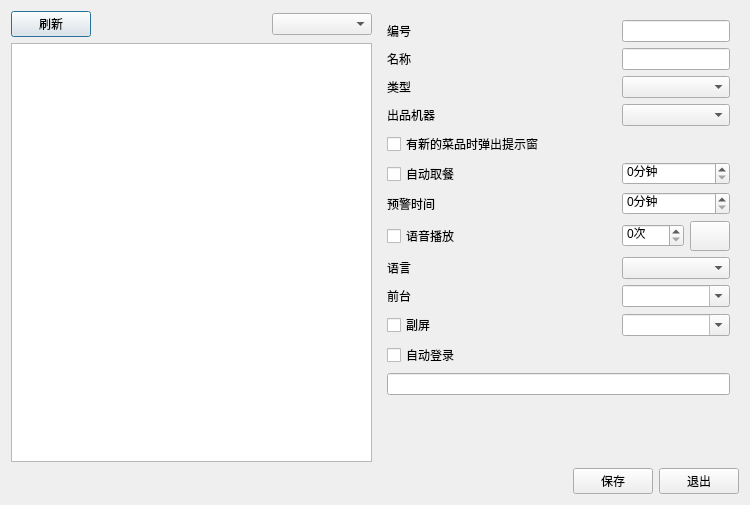
<?xml version="1.0" encoding="UTF-8"?>
<ui version="4.0">
 <class>w_bt_dish_kitchen_view_plan</class>
 <widget class="QDialog" name="w_bt_dish_kitchen_view_plan">
  <property name="geometry">
   <rect>
    <x>0</x>
    <y>0</y>
    <width>750</width>
    <height>505</height>
   </rect>
  </property>
  <property name="windowTitle">
   <string>Dialog</string>
  </property>
  <layout class="QVBoxLayout" name="verticalLayout_2">
   <item>
    <layout class="QHBoxLayout" name="horizontalLayout_2">
     <item>
      <layout class="QVBoxLayout" name="verticalLayout">
       <item>
        <layout class="QHBoxLayout" name="horizontalLayout">
         <item>
          <widget class="lds_toolbar_button" name="pushButton_refresh_machine">
           <property name="text">
            <string>刷新</string>
           </property>
           <property name="outer_stylesheet" stdset="0">
            <string>pushbutton</string>
           </property>
          </widget>
         </item>
         <item>
          <spacer name="horizontalSpacer">
           <property name="orientation">
            <enum>Qt::Horizontal</enum>
           </property>
           <property name="sizeHint" stdset="0">
            <size>
             <width>40</width>
             <height>20</height>
            </size>
           </property>
          </spacer>
         </item>
         <item>
          <widget class="lds_ComboBox" name="comboBox_kt_kitchen_shop">
           <property name="minimumSize">
            <size>
             <width>100</width>
             <height>0</height>
            </size>
           </property>
          </widget>
         </item>
        </layout>
       </item>
       <item>
        <widget class="lds_tableView" name="tableView"/>
       </item>
      </layout>
     </item>
     <item>
      <widget class="QFrame" name="frame">
       <property name="outer_stylesheet" stdset="0">
        <string>frame_detail_show</string>
       </property>
       <layout class="QGridLayout" name="gridLayout" columnstretch="1,0,0">
        <item row="14" column="0">
         <spacer name="verticalSpacer">
          <property name="orientation">
           <enum>Qt::Vertical</enum>
          </property>
          <property name="sizeHint" stdset="0">
           <size>
            <width>20</width>
            <height>40</height>
           </size>
          </property>
         </spacer>
        </item>
        <item row="10" column="0">
         <widget class="QLabel" name="label_8">
          <property name="text">
           <string>前台</string>
          </property>
         </widget>
        </item>
        <item row="9" column="1" colspan="2">
         <widget class="lds_ComboBox" name="comboBox_vch_language"/>
        </item>
        <item row="9" column="0">
         <widget class="QLabel" name="label_7">
          <property name="text">
           <string>语言</string>
          </property>
         </widget>
        </item>
        <item row="8" column="1">
         <widget class="lds_spinbox" name="spinBox_int_voice_count">
          <property name="suffix">
           <string>次</string>
          </property>
         </widget>
        </item>
        <item row="8" column="0">
         <widget class="lds_CheckBox" name="checkBox_ch_voice_count">
          <property name="text">
           <string>语音播放</string>
          </property>
         </widget>
        </item>
        <item row="3" column="1" colspan="2">
         <widget class="lds_ComboBox" name="comboBox_vch_kitchen_type"/>
        </item>
        <item row="7" column="0">
         <widget class="QLabel" name="label_5">
          <property name="text">
           <string>预警时间</string>
          </property>
         </widget>
        </item>
        <item row="8" column="2">
         <widget class="QPushButton" name="pushButton_ogg_new_order">
          <property name="minimumSize">
           <size>
            <width>40</width>
            <height>30</height>
           </size>
          </property>
          <property name="maximumSize">
           <size>
            <width>40</width>
            <height>30</height>
           </size>
          </property>
          <property name="text">
           <string/>
          </property>
          <property name="icon">
           <iconset>
            <normaloff>:/image/btn_icon/order_finished.png</normaloff>:/image/btn_icon/order_finished.png</iconset>
          </property>
         </widget>
        </item>
        <item row="0" column="0">
         <widget class="QLabel" name="label">
          <property name="text">
           <string>编号</string>
          </property>
         </widget>
        </item>
        <item row="6" column="0">
         <widget class="lds_CheckBox" name="checkBox_ch_auto_take">
          <property name="text">
           <string>自动取餐</string>
          </property>
         </widget>
        </item>
        <item row="11" column="0">
         <widget class="lds_CheckBox" name="checkBox_ch_screen_secondary">
          <property name="text">
           <string>副屏</string>
          </property>
         </widget>
        </item>
        <item row="6" column="1" colspan="2">
         <widget class="lds_spinbox" name="spinBox_int_auto_take">
          <property name="suffix">
           <string>分钟</string>
          </property>
         </widget>
        </item>
        <item row="7" column="1" colspan="2">
         <widget class="lds_spinbox" name="spinBox_int_order_warn_mins">
          <property name="suffix">
           <string>分钟</string>
          </property>
         </widget>
        </item>
        <item row="1" column="0">
         <widget class="QLabel" name="label_2">
          <property name="text">
           <string>名称</string>
          </property>
         </widget>
        </item>
        <item row="0" column="1" colspan="2">
         <widget class="QLineEdit" name="lineEdit_vch_plan_id"/>
        </item>
        <item row="4" column="0">
         <widget class="QLabel" name="label_10">
          <property name="text">
           <string>出品机器</string>
          </property>
         </widget>
        </item>
        <item row="3" column="0">
         <widget class="QLabel" name="label_3">
          <property name="text">
           <string>类型</string>
          </property>
         </widget>
        </item>
        <item row="1" column="1" colspan="2">
         <widget class="QLineEdit" name="lineEdit_vch_plan_name"/>
        </item>
        <item row="5" column="0" colspan="3">
         <widget class="lds_CheckBox" name="checkBox_ch_pop_new_bill_info">
          <property name="text">
           <string>有新的菜品时弹出提示窗</string>
          </property>
         </widget>
        </item>
        <item row="4" column="1" colspan="2">
         <widget class="lds_ComboBox" name="comboBox_vch_plan_id_service"/>
        </item>
        <item row="11" column="1" colspan="2">
         <widget class="lds_ComboBox" name="comboBox_vch_screen_secondary_size">
          <property name="editable">
           <bool>true</bool>
          </property>
         </widget>
        </item>
        <item row="10" column="1" colspan="2">
         <widget class="lds_ComboBox" name="comboBox_vch_screen_primary_size">
          <property name="editable">
           <bool>true</bool>
          </property>
         </widget>
        </item>
        <item row="13" column="0" colspan="3">
         <widget class="QLineEdit" name="lineEdit_vch_terminal"/>
        </item>
        <item row="12" column="0" colspan="3">
         <widget class="lds_CheckBox" name="checkBox_ch_auto_login">
          <property name="text">
           <string>自动登录</string>
          </property>
         </widget>
        </item>
       </layout>
      </widget>
     </item>
    </layout>
   </item>
   <item>
    <layout class="QHBoxLayout" name="horizontalLayout_3">
     <item>
      <spacer name="horizontalSpacer_2">
       <property name="orientation">
        <enum>Qt::Horizontal</enum>
       </property>
       <property name="sizeHint" stdset="0">
        <size>
         <width>40</width>
         <height>20</height>
        </size>
       </property>
      </spacer>
     </item>
     <item>
      <widget class="lds_toolbar_button" name="pushButton_ok">
       <property name="text">
        <string>保存</string>
       </property>
       <property name="outer_stylesheet" stdset="0">
        <string>pushbutton</string>
       </property>
      </widget>
     </item>
     <item>
      <widget class="lds_toolbar_button" name="pushButton_cancel">
       <property name="text">
        <string>退出</string>
       </property>
       <property name="outer_stylesheet" stdset="0">
        <string>pushbutton</string>
       </property>
      </widget>
     </item>
    </layout>
   </item>
  </layout>
 </widget>
 <customwidgets>
  <customwidget>
   <class>lds_tableView</class>
   <extends>QTableView</extends>
   <header>lds_tableview.h</header>
  </customwidget>
  <customwidget>
   <class>lds_toolbar_button</class>
   <extends>QPushButton</extends>
   <header>lds_toolbar_button.h</header>
  </customwidget>
  <customwidget>
   <class>lds_ComboBox</class>
   <extends>QComboBox</extends>
   <header>lds_combobox.h</header>
  </customwidget>
  <customwidget>
   <class>lds_CheckBox</class>
   <extends>QCheckBox</extends>
   <header>lds_checkbox.h</header>
  </customwidget>
  <customwidget>
   <class>lds_spinbox</class>
   <extends>QSpinBox</extends>
   <header>lds_spinbox.h</header>
  </customwidget>
 </customwidgets>
 <resources/>
 <connections/>
</ui>
